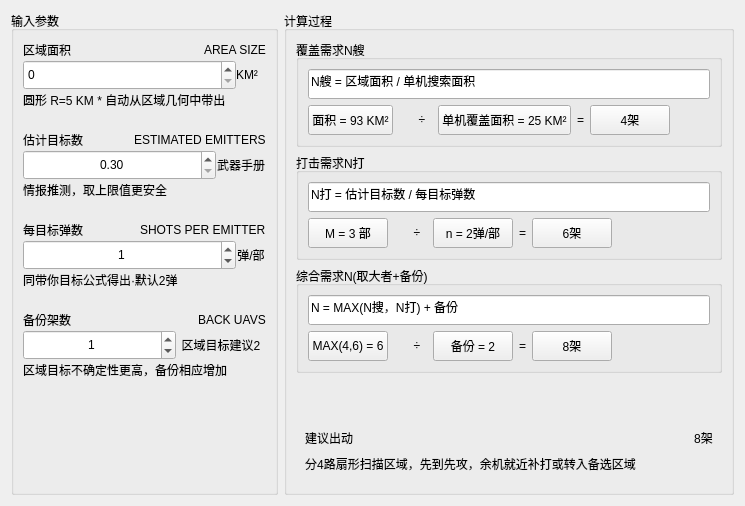
     <widget class="QWidget" name="page_2">
      <layout class="QHBoxLayout" name="horizontalLayout_4">
       <item>
        <widget class="QGroupBox" name="groupBox_4">
         <property name="maximumSize">
          <size>
           <width>300</width>
           <height>16777215</height>
          </size>
         </property>
         <property name="title">
          <string>输入参数</string>
         </property>
         <layout class="QVBoxLayout" name="verticalLayout_14">
          <property name="spacing">
           <number>20</number>
          </property>
          <property name="leftMargin">
           <number>9</number>
          </property>
          <property name="rightMargin">
           <number>9</number>
          </property>
          <property name="bottomMargin">
           <number>9</number>
          </property>
          <item>
           <layout class="QVBoxLayout" name="verticalLayout_10">
            <property name="spacing">
             <number>0</number>
            </property>
            <item>
             <layout class="QHBoxLayout" name="horizontalLayout_18">
              <item>
               <widget class="QLabel" name="label_23">
                <property name="text">
                 <string>区域面积</string>
                </property>
               </widget>
              </item>
              <item>
               <spacer name="horizontalSpacer_12">
                <property name="orientation">
                 <enum>Qt::Horizontal</enum>
                </property>
                <property name="sizeHint" stdset="0">
                 <size>
                  <width>40</width>
                  <height>20</height>
                 </size>
                </property>
               </spacer>
              </item>
              <item>
               <widget class="QLabel" name="label_24">
                <property name="text">
                 <string>AREA SIZE</string>
                </property>
               </widget>
              </item>
             </layout>
            </item>
            <item>
             <layout class="QHBoxLayout" name="horizontalLayout_19">
              <property name="spacing">
               <number>0</number>
              </property>
              <item>
               <widget class="QSpinBox" name="spinBox_3">
                <property name="minimumSize">
                 <size>
                  <width>0</width>
                  <height>30</height>
                 </size>
                </property>
               </widget>
              </item>
              <item>
               <widget class="QLabel" name="label_33">
                <property name="maximumSize">
                 <size>
                  <width>30</width>
                  <height>16777215</height>
                 </size>
                </property>
                <property name="text">
                 <string>KM²</string>
                </property>
               </widget>
              </item>
             </layout>
            </item>
            <item>
             <layout class="QHBoxLayout" name="horizontalLayout_20">
              <item>
               <widget class="QLabel" name="label_25">
                <property name="text">
                 <string>圆形 R=5 KM * 自动从区域几何中带出</string>
                </property>
               </widget>
              </item>
              <item>
               <spacer name="horizontalSpacer_13">
                <property name="orientation">
                 <enum>Qt::Horizontal</enum>
                </property>
                <property name="sizeHint" stdset="0">
                 <size>
                  <width>40</width>
                  <height>20</height>
                 </size>
                </property>
               </spacer>
              </item>
             </layout>
            </item>
           </layout>
          </item>
          <item>
           <layout class="QVBoxLayout" name="verticalLayout_12">
            <property name="spacing">
             <number>0</number>
            </property>
            <property name="bottomMargin">
             <number>0</number>
            </property>
            <item>
             <layout class="QHBoxLayout" name="horizontalLayout_23">
              <item>
               <widget class="QLabel" name="label_29">
                <property name="text">
                 <string>估计目标数</string>
                </property>
               </widget>
              </item>
              <item>
               <spacer name="horizontalSpacer_15">
                <property name="orientation">
                 <enum>Qt::Horizontal</enum>
                </property>
                <property name="sizeHint" stdset="0">
                 <size>
                  <width>40</width>
                  <height>20</height>
                 </size>
                </property>
               </spacer>
              </item>
              <item>
               <widget class="QLabel" name="label_30">
                <property name="text">
                 <string>ESTIMATED EMITTERS</string>
                </property>
               </widget>
              </item>
             </layout>
            </item>
            <item>
             <layout class="QHBoxLayout" name="horizontalLayout_24">
              <item>
               <widget class="QDoubleSpinBox" name="doubleSpinBox_2">
                <property name="minimumSize">
                 <size>
                  <width>0</width>
                  <height>30</height>
                 </size>
                </property>
                <property name="alignment">
                 <set>Qt::AlignCenter</set>
                </property>
                <property name="minimum">
                 <double>0.300000000000000</double>
                </property>
                <property name="maximum">
                 <double>0.950000000000000</double>
                </property>
               </widget>
              </item>
              <item>
               <widget class="QLabel" name="label_31">
                <property name="maximumSize">
                 <size>
                  <width>50</width>
                  <height>16777215</height>
                 </size>
                </property>
                <property name="text">
                 <string>武器手册</string>
                </property>
                <property name="alignment">
                 <set>Qt::AlignCenter</set>
                </property>
               </widget>
              </item>
             </layout>
            </item>
            <item>
             <widget class="QLabel" name="label_32">
              <property name="minimumSize">
               <size>
                <width>0</width>
                <height>20</height>
               </size>
              </property>
              <property name="text">
               <string>情报推测，取上限值更安全</string>
              </property>
             </widget>
            </item>
           </layout>
          </item>
          <item>
           <layout class="QVBoxLayout" name="verticalLayout_11">
            <property name="spacing">
             <number>0</number>
            </property>
            <item>
             <layout class="QHBoxLayout" name="horizontalLayout_21">
              <item>
               <widget class="QLabel" name="label_26">
                <property name="text">
                 <string>每目标弹数</string>
                </property>
               </widget>
              </item>
              <item>
               <spacer name="horizontalSpacer_14">
                <property name="orientation">
                 <enum>Qt::Horizontal</enum>
                </property>
                <property name="sizeHint" stdset="0">
                 <size>
                  <width>40</width>
                  <height>20</height>
                 </size>
                </property>
               </spacer>
              </item>
              <item>
               <widget class="QLabel" name="label_27">
                <property name="text">
                 <string>SHOTS PER EMITTER</string>
                </property>
               </widget>
              </item>
             </layout>
            </item>
            <item>
             <layout class="QHBoxLayout" name="horizontalLayout_22">
              <item>
               <widget class="QSpinBox" name="spinBox_2">
                <property name="minimumSize">
                 <size>
                  <width>0</width>
                  <height>30</height>
                 </size>
                </property>
                <property name="alignment">
                 <set>Qt::AlignCenter</set>
                </property>
                <property name="maximum">
                 <number>5</number>
                </property>
                <property name="value">
                 <number>1</number>
                </property>
               </widget>
              </item>
              <item>
               <widget class="QLabel" name="label_28">
                <property name="maximumSize">
                 <size>
                  <width>30</width>
                  <height>16777215</height>
                 </size>
                </property>
                <property name="text">
                 <string>弹/部</string>
                </property>
                <property name="alignment">
                 <set>Qt::AlignCenter</set>
                </property>
               </widget>
              </item>
             </layout>
            </item>
            <item>
             <widget class="QLabel" name="label_34">
              <property name="minimumSize">
               <size>
                <width>0</width>
                <height>20</height>
               </size>
              </property>
              <property name="maximumSize">
               <size>
                <width>16777215</width>
                <height>20</height>
               </size>
              </property>
              <property name="text">
               <string>同带你目标公式得出·默认2弹</string>
              </property>
             </widget>
            </item>
           </layout>
          </item>
          <item>
           <layout class="QVBoxLayout" name="verticalLayout_13">
            <property name="spacing">
             <number>0</number>
            </property>
            <item>
             <layout class="QHBoxLayout" name="horizontalLayout_25">
              <item>
               <widget class="QLabel" name="label_35">
                <property name="text">
                 <string>备份架数</string>
                </property>
               </widget>
              </item>
              <item>
               <spacer name="horizontalSpacer_16">
                <property name="orientation">
                 <enum>Qt::Horizontal</enum>
                </property>
                <property name="sizeHint" stdset="0">
                 <size>
                  <width>40</width>
                  <height>20</height>
                 </size>
                </property>
               </spacer>
              </item>
              <item>
               <widget class="QLabel" name="label_36">
                <property name="text">
                 <string>BACK UAVS</string>
                </property>
               </widget>
              </item>
             </layout>
            </item>
            <item>
             <layout class="QHBoxLayout" name="horizontalLayout_26">
              <item>
               <widget class="QSpinBox" name="spinBox_4">
                <property name="minimumSize">
                 <size>
                  <width>0</width>
                  <height>30</height>
                 </size>
                </property>
                <property name="alignment">
                 <set>Qt::AlignCenter</set>
                </property>
                <property name="maximum">
                 <number>5</number>
                </property>
                <property name="value">
                 <number>1</number>
                </property>
               </widget>
              </item>
              <item>
               <widget class="QLabel" name="label_37">
                <property name="maximumSize">
                 <size>
                  <width>90</width>
                  <height>16777215</height>
                 </size>
                </property>
                <property name="text">
                 <string>区域目标建议2</string>
                </property>
                <property name="alignment">
                 <set>Qt::AlignCenter</set>
                </property>
               </widget>
              </item>
             </layout>
            </item>
            <item>
             <widget class="QLabel" name="label_38">
              <property name="minimumSize">
               <size>
                <width>0</width>
                <height>20</height>
               </size>
              </property>
              <property name="maximumSize">
               <size>
                <width>16777215</width>
                <height>20</height>
               </size>
              </property>
              <property name="text">
               <string>区域目标不确定性更高，备份相应增加</string>
              </property>
             </widget>
            </item>
           </layout>
          </item>
          <item>
           <spacer name="verticalSpacer_3">
            <property name="orientation">
             <enum>Qt::Vertical</enum>
            </property>
            <property name="sizeHint" stdset="0">
             <size>
              <width>20</width>
              <height>40</height>
             </size>
            </property>
           </spacer>
          </item>
         </layout>
        </widget>
       </item>
       <item>
        <widget class="QGroupBox" name="groupBox_5">
         <property name="title">
          <string>计算过程</string>
         </property>
         <layout class="QVBoxLayout" name="verticalLayout_19">
          <item>
           <widget class="QGroupBox" name="groupBox_8">
            <property name="title">
             <string>覆盖需求N艘</string>
            </property>
            <layout class="QGridLayout" name="gridLayout_6">
             <item row="0" column="0">
              <layout class="QVBoxLayout" name="verticalLayout_15">
               <item>
                <widget class="QLineEdit" name="lineEdit_3">
                 <property name="minimumSize">
                  <size>
                   <width>0</width>
                   <height>30</height>
                  </size>
                 </property>
                 <property name="text">
                  <string>N艘 = 区域面积 / 单机搜索面积</string>
                 </property>
                </widget>
               </item>
               <item>
                <layout class="QHBoxLayout" name="horizontalLayout_27">
                 <item>
                  <widget class="QPushButton" name="pushButton_18">
                   <property name="minimumSize">
                    <size>
                     <width>0</width>
                     <height>30</height>
                    </size>
                   </property>
                   <property name="text">
                    <string>面积 = 93 KM²</string>
                   </property>
                  </widget>
                 </item>
                 <item>
                  <widget class="QLabel" name="label_39">
                   <property name="maximumSize">
                    <size>
                     <width>16777215</width>
                     <height>16777215</height>
                    </size>
                   </property>
                   <property name="text">
                    <string/>
                   </property>
                   <property name="alignment">
                    <set>Qt::AlignCenter</set>
                   </property>
                  </widget>
                 </item>
                 <item>
                  <widget class="QLabel" name="label_40">
                   <property name="minimumSize">
                    <size>
                     <width>20</width>
                     <height>0</height>
                    </size>
                   </property>
                   <property name="maximumSize">
                    <size>
                     <width>20</width>
                     <height>16777215</height>
                    </size>
                   </property>
                   <property name="text">
                    <string>÷</string>
                   </property>
                   <property name="alignment">
                    <set>Qt::AlignCenter</set>
                   </property>
                  </widget>
                 </item>
                 <item>
                  <widget class="QPushButton" name="pushButton_19">
                   <property name="minimumSize">
                    <size>
                     <width>0</width>
                     <height>30</height>
                    </size>
                   </property>
                   <property name="text">
                    <string>单机覆盖面积 = 25 KM²</string>
                   </property>
                  </widget>
                 </item>
                 <item>
                  <widget class="QLabel" name="label_41">
                   <property name="text">
                    <string>=</string>
                   </property>
                  </widget>
                 </item>
                 <item>
                  <widget class="QPushButton" name="pushButton_13">
                   <property name="minimumSize">
                    <size>
                     <width>0</width>
                     <height>30</height>
                    </size>
                   </property>
                   <property name="text">
                    <string>4架</string>
                   </property>
                  </widget>
                 </item>
                 <item>
                  <spacer name="horizontalSpacer_17">
                   <property name="orientation">
                    <enum>Qt::Horizontal</enum>
                   </property>
                   <property name="sizeHint" stdset="0">
                    <size>
                     <width>40</width>
                     <height>20</height>
                    </size>
                   </property>
                  </spacer>
                 </item>
                </layout>
               </item>
              </layout>
             </item>
            </layout>
           </widget>
          </item>
          <item>
           <widget class="QGroupBox" name="groupBox_9">
            <property name="title">
             <string>打击需求N打</string>
            </property>
            <layout class="QGridLayout" name="gridLayout_7">
             <item row="0" column="0">
              <layout class="QVBoxLayout" name="verticalLayout_16">
               <item>
                <widget class="QLineEdit" name="lineEdit_4">
                 <property name="minimumSize">
                  <size>
                   <width>0</width>
                   <height>30</height>
                  </size>
                 </property>
                 <property name="text">
                  <string>N打 = 估计目标数 / 每目标弹数</string>
                 </property>
                </widget>
               </item>
               <item>
                <layout class="QHBoxLayout" name="horizontalLayout_28">
                 <item>
                  <widget class="QPushButton" name="pushButton_20">
                   <property name="minimumSize">
                    <size>
                     <width>0</width>
                     <height>30</height>
                    </size>
                   </property>
                   <property name="text">
                    <string>M = 3 部</string>
                   </property>
                  </widget>
                 </item>
                 <item>
                  <widget class="QLabel" name="label_42">
                   <property name="maximumSize">
                    <size>
                     <width>16777215</width>
                     <height>16777215</height>
                    </size>
                   </property>
                   <property name="text">
                    <string/>
                   </property>
                   <property name="alignment">
                    <set>Qt::AlignCenter</set>
                   </property>
                  </widget>
                 </item>
                 <item>
                  <widget class="QLabel" name="label_43">
                   <property name="minimumSize">
                    <size>
                     <width>20</width>
                     <height>0</height>
                    </size>
                   </property>
                   <property name="maximumSize">
                    <size>
                     <width>20</width>
                     <height>16777215</height>
                    </size>
                   </property>
                   <property name="text">
                    <string>÷</string>
                   </property>
                   <property name="alignment">
                    <set>Qt::AlignCenter</set>
                   </property>
                  </widget>
                 </item>
                 <item>
                  <widget class="QPushButton" name="pushButton_21">
                   <property name="minimumSize">
                    <size>
                     <width>0</width>
                     <height>30</height>
                    </size>
                   </property>
                   <property name="text">
                    <string>n = 2弹/部</string>
                   </property>
                  </widget>
                 </item>
                 <item>
                  <widget class="QLabel" name="label_44">
                   <property name="text">
                    <string>=</string>
                   </property>
                  </widget>
                 </item>
                 <item>
                  <widget class="QPushButton" name="pushButton_14">
                   <property name="minimumSize">
                    <size>
                     <width>0</width>
                     <height>30</height>
                    </size>
                   </property>
                   <property name="text">
                    <string>6架</string>
                   </property>
                  </widget>
                 </item>
                 <item>
                  <spacer name="horizontalSpacer_18">
                   <property name="orientation">
                    <enum>Qt::Horizontal</enum>
                   </property>
                   <property name="sizeHint" stdset="0">
                    <size>
                     <width>40</width>
                     <height>20</height>
                    </size>
                   </property>
                  </spacer>
                 </item>
                </layout>
               </item>
              </layout>
             </item>
            </layout>
           </widget>
          </item>
          <item>
           <widget class="QGroupBox" name="groupBox_10">
            <property name="title">
             <string>综合需求N(取大者+备份)</string>
            </property>
            <layout class="QGridLayout" name="gridLayout_8">
             <item row="0" column="0">
              <layout class="QVBoxLayout" name="verticalLayout_17">
               <item>
                <widget class="QLineEdit" name="lineEdit_5">
                 <property name="minimumSize">
                  <size>
                   <width>0</width>
                   <height>30</height>
                  </size>
                 </property>
                 <property name="text">
                  <string>N = MAX(N搜，N打) + 备份</string>
                 </property>
                </widget>
               </item>
               <item>
                <layout class="QHBoxLayout" name="horizontalLayout_29">
                 <item>
                  <widget class="QPushButton" name="pushButton_22">
                   <property name="minimumSize">
                    <size>
                     <width>0</width>
                     <height>30</height>
                    </size>
                   </property>
                   <property name="text">
                    <string>MAX(4,6) = 6</string>
                   </property>
                  </widget>
                 </item>
                 <item>
                  <widget class="QLabel" name="label_45">
                   <property name="maximumSize">
                    <size>
                     <width>16777215</width>
                     <height>16777215</height>
                    </size>
                   </property>
                   <property name="text">
                    <string/>
                   </property>
                   <property name="alignment">
                    <set>Qt::AlignCenter</set>
                   </property>
                  </widget>
                 </item>
                 <item>
                  <widget class="QLabel" name="label_46">
                   <property name="minimumSize">
                    <size>
                     <width>20</width>
                     <height>0</height>
                    </size>
                   </property>
                   <property name="maximumSize">
                    <size>
                     <width>20</width>
                     <height>16777215</height>
                    </size>
                   </property>
                   <property name="text">
                    <string>÷</string>
                   </property>
                   <property name="alignment">
                    <set>Qt::AlignCenter</set>
                   </property>
                  </widget>
                 </item>
                 <item>
                  <widget class="QPushButton" name="pushButton_23">
                   <property name="minimumSize">
                    <size>
                     <width>0</width>
                     <height>30</height>
                    </size>
                   </property>
                   <property name="text">
                    <string>备份 = 2</string>
                   </property>
                  </widget>
                 </item>
                 <item>
                  <widget class="QLabel" name="label_47">
                   <property name="text">
                    <string>=</string>
                   </property>
                  </widget>
                 </item>
                 <item>
                  <widget class="QPushButton" name="pushButton_15">
                   <property name="minimumSize">
                    <size>
                     <width>0</width>
                     <height>30</height>
                    </size>
                   </property>
                   <property name="text">
                    <string>8架</string>
                   </property>
                  </widget>
                 </item>
                 <item>
                  <spacer name="horizontalSpacer_19">
                   <property name="orientation">
                    <enum>Qt::Horizontal</enum>
                   </property>
                   <property name="sizeHint" stdset="0">
                    <size>
                     <width>40</width>
                     <height>20</height>
                    </size>
                   </property>
                  </spacer>
                 </item>
                </layout>
               </item>
              </layout>
             </item>
            </layout>
           </widget>
          </item>
          <item>
           <spacer name="verticalSpacer_4">
            <property name="orientation">
             <enum>Qt::Vertical</enum>
            </property>
            <property name="sizeHint" stdset="0">
             <size>
              <width>20</width>
              <height>40</height>
             </size>
            </property>
           </spacer>
          </item>
          <item>
           <widget class="QWidget" name="widget_3" native="true">
            <layout class="QVBoxLayout" name="verticalLayout_18">
             <item>
              <layout class="QHBoxLayout" name="horizontalLayout_30">
               <item>
                <widget class="QLabel" name="label_48">
                 <property name="maximumSize">
                  <size>
                   <width>16777215</width>
                   <height>16777215</height>
                  </size>
                 </property>
                 <property name="text">
                  <string>建议出动</string>
                 </property>
                 <property name="alignment">
                  <set>Qt::AlignCenter</set>
                 </property>
                </widget>
               </item>
               <item>
                <spacer name="horizontalSpacer_20">
                 <property name="orientation">
                  <enum>Qt::Horizontal</enum>
                 </property>
                 <property name="sizeHint" stdset="0">
                  <size>
                   <width>40</width>
                   <height>20</height>
                  </size>
                 </property>
                </spacer>
               </item>
               <item>
                <widget class="QLabel" name="label_49">
                 <property name="maximumSize">
                  <size>
                   <width>16777215</width>
                   <height>16777215</height>
                  </size>
                 </property>
                 <property name="text">
                  <string>8架</string>
                 </property>
                 <property name="alignment">
                  <set>Qt::AlignCenter</set>
                 </property>
                </widget>
               </item>
              </layout>
             </item>
             <item>
              <layout class="QHBoxLayout" name="horizontalLayout_31">
               <item>
                <widget class="QLabel" name="label_50">
                 <property name="maximumSize">
                  <size>
                   <width>16777215</width>
                   <height>16777215</height>
                  </size>
                 </property>
                 <property name="text">
                  <string>分4路扇形扫描区域，先到先攻，余机就近补打或转入备选区域</string>
                 </property>
                 <property name="alignment">
                  <set>Qt::AlignCenter</set>
                 </property>
                </widget>
               </item>
               <item>
                <spacer name="horizontalSpacer_21">
                 <property name="orientation">
                  <enum>Qt::Horizontal</enum>
                 </property>
                 <property name="sizeHint" stdset="0">
                  <size>
                   <width>40</width>
                   <height>20</height>
                  </size>
                 </property>
                </spacer>
               </item>
              </layout>
             </item>
            </layout>
           </widget>
          </item>
         </layout>
        </widget>
       </item>
      </layout>
     </widget>
